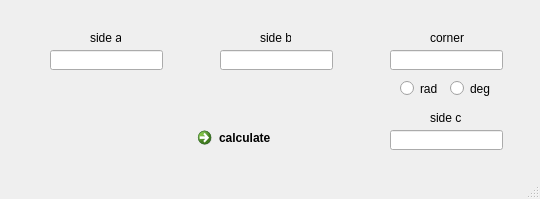
<?xml version="1.0" encoding="UTF-8"?>
<ui version="4.0">
 <class>MainWindow</class>
 <widget class="QMainWindow" name="MainWindow">
  <property name="geometry">
   <rect>
    <x>0</x>
    <y>0</y>
    <width>540</width>
    <height>199</height>
   </rect>
  </property>
  <property name="windowTitle">
   <string>MainWindow</string>
  </property>
  <widget class="QWidget" name="centralwidget">
   <widget class="QLineEdit" name="lineEdit_1">
    <property name="geometry">
     <rect>
      <x>50</x>
      <y>50</y>
      <width>113</width>
      <height>20</height>
     </rect>
    </property>
   </widget>
   <widget class="QLineEdit" name="lineEdit_2">
    <property name="geometry">
     <rect>
      <x>220</x>
      <y>50</y>
      <width>113</width>
      <height>20</height>
     </rect>
    </property>
   </widget>
   <widget class="QLineEdit" name="lineEdit_3">
    <property name="geometry">
     <rect>
      <x>390</x>
      <y>50</y>
      <width>113</width>
      <height>20</height>
     </rect>
    </property>
   </widget>
   <widget class="QRadioButton" name="radioButton_1">
    <property name="geometry">
     <rect>
      <x>400</x>
      <y>80</y>
      <width>41</width>
      <height>17</height>
     </rect>
    </property>
    <property name="text">
     <string>rad</string>
    </property>
   </widget>
   <widget class="QRadioButton" name="radioButton_2">
    <property name="geometry">
     <rect>
      <x>450</x>
      <y>80</y>
      <width>41</width>
      <height>17</height>
     </rect>
    </property>
    <property name="text">
     <string>deg</string>
    </property>
   </widget>
   <widget class="QLineEdit" name="lineEdit_4">
    <property name="geometry">
     <rect>
      <x>390</x>
      <y>130</y>
      <width>113</width>
      <height>20</height>
     </rect>
    </property>
   </widget>
   <widget class="QLabel" name="label">
    <property name="geometry">
     <rect>
      <x>90</x>
      <y>30</y>
      <width>31</width>
      <height>16</height>
     </rect>
    </property>
    <property name="text">
     <string>side a</string>
    </property>
   </widget>
   <widget class="QLabel" name="label_2">
    <property name="geometry">
     <rect>
      <x>260</x>
      <y>30</y>
      <width>31</width>
      <height>16</height>
     </rect>
    </property>
    <property name="text">
     <string>side b</string>
    </property>
   </widget>
   <widget class="QLabel" name="label_3">
    <property name="geometry">
     <rect>
      <x>430</x>
      <y>30</y>
      <width>41</width>
      <height>16</height>
     </rect>
    </property>
    <property name="text">
     <string>corner</string>
    </property>
   </widget>
   <widget class="QLabel" name="label_4">
    <property name="geometry">
     <rect>
      <x>430</x>
      <y>110</y>
      <width>31</width>
      <height>16</height>
     </rect>
    </property>
    <property name="text">
     <string>side c</string>
    </property>
   </widget>
   <widget class="QCommandLinkButton" name="commandLinkButton">
    <property name="geometry">
     <rect>
      <x>190</x>
      <y>120</y>
      <width>172</width>
      <height>41</height>
     </rect>
    </property>
    <property name="text">
     <string>calculate</string>
    </property>
   </widget>
  </widget>
  <widget class="QMenuBar" name="menubar">
   <property name="geometry">
    <rect>
     <x>0</x>
     <y>0</y>
     <width>540</width>
     <height>21</height>
    </rect>
   </property>
  </widget>
  <widget class="QStatusBar" name="statusbar"/>
 </widget>
 <resources/>
 <connections/>
</ui>
